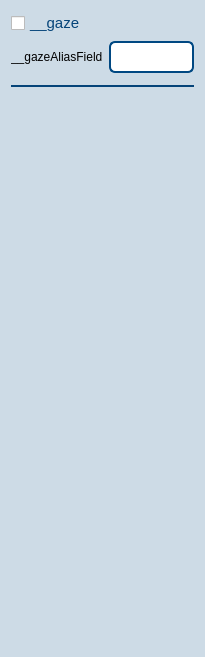
<?xml version="1.0" encoding="UTF-8"?>
<ui version="4.0">
 <class>ScreenplayAgentInspectorUI</class>
 <widget class="QWidget" name="ScreenplayAgentInspectorUI">
  <property name="geometry">
   <rect>
    <x>0</x>
    <y>0</y>
    <width>205</width>
    <height>657</height>
   </rect>
  </property>
  <property name="windowTitle">
   <string>Form</string>
  </property>
  <property name="styleSheet">
   <string notr="true">QWidget#ScreenplayAgentInspectorUI{
	background: #cddbe6;
}

QCheckBox {
	color: #054479;
	font: 11pt;
}

QLabel[accessibleName=&quot;label:field&quot;]{
	font: 11pt;
	max-width:86;
	min-width:86;
	min-height:32;
	max-height:32;
	color: #054479;
}

QWidget#line {
	background: #054479;
}


QLineEdit {
    border: 2px solid #004882;
    border-radius: 6px;
    padding: 0 8px;
    background: white;
    selection-background-color: darkgray;
}</string>
  </property>
  <layout class="QVBoxLayout" name="verticalLayout">
   <item>
    <widget class="QCheckBox" name="__gaze">
     <property name="text">
      <string>__gaze</string>
     </property>
    </widget>
   </item>
   <item>
    <widget class="QWidget" name="__gazeFieldBox" native="true">
     <layout class="QVBoxLayout" name="verticalLayout_2">
      <property name="spacing">
       <number>6</number>
      </property>
      <property name="leftMargin">
       <number>0</number>
      </property>
      <property name="topMargin">
       <number>0</number>
      </property>
      <property name="rightMargin">
       <number>0</number>
      </property>
      <property name="bottomMargin">
       <number>0</number>
      </property>
      <item>
       <layout class="QHBoxLayout" name="horizontalLayout">
        <item>
         <widget class="QLabel" name="__gazeAliasField">
          <property name="accessibleName">
           <string notr="true">label:field</string>
          </property>
          <property name="text">
           <string>__gazeAliasField</string>
          </property>
         </widget>
        </item>
        <item>
         <widget class="QLineEdit" name="__gazeAliasInput">
          <property name="sizePolicy">
           <sizepolicy hsizetype="Expanding" vsizetype="Fixed">
            <horstretch>0</horstretch>
            <verstretch>32</verstretch>
           </sizepolicy>
          </property>
          <property name="minimumSize">
           <size>
            <width>0</width>
            <height>32</height>
           </size>
          </property>
         </widget>
        </item>
       </layout>
      </item>
      <item>
       <widget class="QWidget" name="widget" native="true">
        <layout class="QHBoxLayout" name="horizontalLayout_2">
         <property name="leftMargin">
          <number>0</number>
         </property>
         <property name="topMargin">
          <number>0</number>
         </property>
         <property name="rightMargin">
          <number>0</number>
         </property>
         <property name="bottomMargin">
          <number>0</number>
         </property>
        </layout>
       </widget>
      </item>
      <item>
       <widget class="QWidget" name="line" native="true">
        <property name="minimumSize">
         <size>
          <width>0</width>
          <height>2</height>
         </size>
        </property>
        <property name="maximumSize">
         <size>
          <width>16777215</width>
          <height>2</height>
         </size>
        </property>
       </widget>
      </item>
     </layout>
    </widget>
   </item>
   <item>
    <spacer name="verticalSpacer">
     <property name="orientation">
      <enum>Qt::Vertical</enum>
     </property>
     <property name="sizeHint" stdset="0">
      <size>
       <width>20</width>
       <height>40</height>
      </size>
     </property>
    </spacer>
   </item>
  </layout>
 </widget>
 <resources/>
 <connections/>
</ui>
